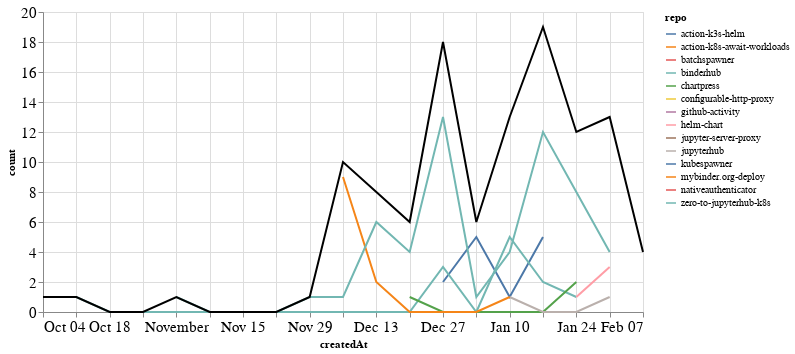

Notebook code cell kept with this figure:
### Markdown cell above
### PRs

### Code cell
prs_time = prs.groupby('repo').resample('W', on='createdAt').count()['author'].reset_index()
prs_time = prs_time.rename(columns={'author': 'count'})
prs_time_total = prs_time.groupby('createdAt').agg({"count": "sum"}).reset_index()

ch1 = alt.Chart(prs_time, width=600).mark_line().encode(
    x='createdAt',
    y='count',
    color='repo',
    tooltip="repo"
)

ch2 = alt.Chart(prs_time_total, width=600).mark_line(color="black").encode(
    x='createdAt',
    y='count',
)

ch1 + ch2

### Figure 1 — Vega-Lite specification as saved in the notebook (floating-point values rounded to 4 significant figures)
{"config": {"axisLeft": {"labelFontSize": 15}, "axisBottom": {"labelFontSize": 15}}, "layer": [{"data": {"name": "data-b7696f1cc5e0d4156004da26ed3005c8"}, "mark": "line", "encoding": {"color": {"type": "nominal", "field": "repo"}, "tooltip": {"type": "nominal", "field": "repo"}, "x": {"type": "temporal", "field": "createdAt"}, "y": {"type": "quantitative", "field": "count"}}, "width": 600}, {"data": {"name": "data-cc86ae3642bdb2d6eaefd8f42da6a059"}, "mark": {"type": "line", "color": "black"}, "encoding": {"x": {"type": "temporal", "field": "createdAt"}, "y": {"type": "quantitative", "field": "count"}}, "width": 600}], "$schema": "https://vega.github.io/schema/vega-lite/v4.8.1.json", "datasets": {"data-b7696f1cc5e0d4156004da26ed3005c8": [{"repo": "action-k3s-helm", "createdAt": "2020-12-27T00:00:00", "count": 2}, {"repo": "action-k3s-helm", "createdAt": "2021-01-03T00:00:00", "count": 5}, {"repo": "action-k3s-helm", "createdAt": "2021-01-10T00:00:00", "count": 1}, {"repo": "action-k3s-helm", "createdAt": "2021-01-17T00:00:00", "count": 5}, {"repo": "action-k8s-await-workloads", "createdAt": "2021-02-07T00:00:00", "count": 2}, {"repo": "batchspawner", "createdAt": "2021-01-31T00:00:00", "count": 1}, {"repo": "binderhub", "createdAt": "2020-11-01T00:00:00", "count": 1}, {"repo": "binderhub", "createdAt": "2020-11-08T00:00:00", "count": 0}, {"repo": "binderhub", "createdAt": "2020-11-15T00:00:00", "count": 0}, {"repo": "binderhub", "createdAt": "2020-11-22T00:00:00", "count": 0}, {"repo": "binderhub", "createdAt": "2020-11-29T00:00:00", "count": 0}, {"repo": "binderhub", "createdAt": "2020-12-06T00:00:00", "count": 0}, {"repo": "binderhub", "createdAt": "2020-12-13T00:00:00", "count": 0}, {"repo": "binderhub", "createdAt": "2020-12-20T00:00:00", "count": 0}, {"repo": "binderhub", "createdAt": "2020-12-27T00:00:00", "count": 3}, {"repo": "binderhub", "createdAt": "2021-01-03T00:00:00", "count": 0}, {"repo": "binderhub", "createdAt": "2021-01-10T00:00:00", "count": 5}, {"repo": "binderhub", "createdAt": "2021-01-17T00:00:00", "count": 2}, {"repo": "binderhub", "createdAt": "2021-01-24T00:00:00", "count": 1}, {"repo": "chartpress", "createdAt": "2020-12-20T00:00:00", "count": 1}, {"repo": "chartpress", "createdAt": "2020-12-27T00:00:00", "count": 0}, {"repo": "chartpress", "createdAt": "2021-01-03T00:00:00", "count": 0}, {"repo": "chartpress", "createdAt": "2021-01-10T00:00:00", "count": 0}, {"repo": "chartpress", "createdAt": "2021-01-17T00:00:00", "count": 0}, {"repo": "chartpress", "createdAt": "2021-01-24T00:00:00", "count": 2}, {"repo": "configurable-http-proxy", "createdAt": "2021-02-07T00:00:00", "count": 1}, {"repo": "github-activity", "createdAt": "2021-01-10T00:00:00", "count": 1}, {"repo": "helm-chart", "createdAt": "2021-01-24T00:00:00", "count": 1}, {"repo": "helm-chart", "createdAt": "2021-01-31T00:00:00", "count": 3}, {"repo": "jupyter-server-proxy", "createdAt": "2021-02-07T00:00:00", "count": 1}, {"repo": "jupyterhub", "createdAt": "2021-01-10T00:00:00", "count": 1}, {"repo": "jupyterhub", "createdAt": "2021-01-17T00:00:00", "count": 0}, {"repo": "jupyterhub", "createdAt": "2021-01-24T00:00:00", "count": 0}, {"repo": "jupyterhub", "createdAt": "2021-01-31T00:00:00", "count": 1}, {"repo": "kubespawner", "createdAt": "2020-12-20T00:00:00", "count": 1}, {"repo": "mybinder.org-deploy", "createdAt": "2020-12-06T00:00:00", "count": 9}, {"repo": "mybinder.org-deploy", "createdAt": "2020-12-13T00:00:00", "count": 2}, {"repo": "mybinder.org-deploy", "createdAt": "2020-12-20T00:00:00", "count": 0}, {"repo": "mybinder.org-deploy", "createdAt": "2020-12-27T00:00:00", "count": 0}, {"repo": "mybinder.org-deploy", "createdAt": "2021-01-03T00:00:00", "count": 0}, {"repo": "mybinder.org-deploy", "createdAt": "2021-01-10T00:00:00", "count": 1}, {"repo": "nativeauthenticator", "createdAt": "2021-01-31T00:00:00", "count": 4}, {"repo": "zero-to-jupyterhub-k8s", "createdAt": "2020-10-04T00:00:00", "count": 1}, {"repo": "zero-to-jupyterhub-k8s", "createdAt": "2020-10-11T00:00:00", "count": 1}, {"repo": "zero-to-jupyterhub-k8s", "createdAt": "2020-10-18T00:00:00", "count": 0}, {"repo": "zero-to-jupyterhub-k8s", "createdAt": "2020-10-25T00:00:00", "count": 0}, {"repo": "zero-to-jupyterhub-k8s", "createdAt": "2020-11-01T00:00:00", "count": 0}, {"repo": "zero-to-jupyterhub-k8s", "createdAt": "2020-11-08T00:00:00", "count": 0}, {"repo": "zero-to-jupyterhub-k8s", "createdAt": "2020-11-15T00:00:00", "count": 0}, {"repo": "zero-to-jupyterhub-k8s", "createdAt": "2020-11-22T00:00:00", "count": 0}, {"repo": "zero-to-jupyterhub-k8s", "createdAt": "2020-11-29T00:00:00", "count": 1}, {"repo": "zero-to-jupyterhub-k8s", "createdAt": "2020-12-06T00:00:00", "count": 1}, {"repo": "zero-to-jupyterhub-k8s", "createdAt": "2020-12-13T00:00:00", "count": 6}, {"repo": "zero-to-jupyterhub-k8s", "createdAt": "2020-12-20T00:00:00", "count": 4}, {"repo": "zero-to-jupyterhub-k8s", "createdAt": "2020-12-27T00:00:00", "count": 13}, {"repo": "zero-to-jupyterhub-k8s", "createdAt": "2021-01-03T00:00:00", "count": 1}, {"repo": "zero-to-jupyterhub-k8s", "createdAt": "2021-01-10T00:00:00", "count": 4}, {"repo": "zero-to-jupyterhub-k8s", "createdAt": "2021-01-17T00:00:00", "count": 12}, {"repo": "zero-to-jupyterhub-k8s", "createdAt": "2021-01-24T00:00:00", "count": 8}, {"repo": "zero-to-jupyterhub-k8s", "createdAt": "2021-01-31T00:00:00", "count": 4}], "data-cc86ae3642bdb2d6eaefd8f42da6a059": [{"createdAt": "2020-10-04T00:00:00", "count": 1}, {"createdAt": "2020-10-11T00:00:00", "count": 1}, {"createdAt": "2020-10-18T00:00:00", "count": 0}, {"createdAt": "2020-10-25T00:00:00", "count": 0}, {"createdAt": "2020-11-01T00:00:00", "count": 1}, {"createdAt": "2020-11-08T00:00:00", "count": 0}, {"createdAt": "2020-11-15T00:00:00", "count": 0}, {"createdAt": "2020-11-22T00:00:00", "count": 0}, {"createdAt": "2020-11-29T00:00:00", "count": 1}, {"createdAt": "2020-12-06T00:00:00", "count": 10}, {"createdAt": "2020-12-13T00:00:00", "count": 8}, {"createdAt": "2020-12-20T00:00:00", "count": 6}, {"createdAt": "2020-12-27T00:00:00", "count": 18}, {"createdAt": "2021-01-03T00:00:00", "count": 6}, {"createdAt": "2021-01-10T00:00:00", "count": 13}, {"createdAt": "2021-01-17T00:00:00", "count": 19}, {"createdAt": "2021-01-24T00:00:00", "count": 12}, {"createdAt": "2021-01-31T00:00:00", "count": 13}, {"createdAt": "2021-02-07T00:00:00", "count": 4}]}}
